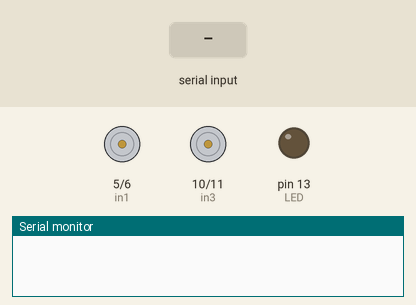
Bench run of a sketch on a simulated Arduino Uno, built with avr-gcc and run on an emulated ATmega328P. Shown: motor-driver pin pairs drawn as motors (green arrow = first pin HIGH = forward, orange = second pin HIGH = backward, longer = more drive), output pins drawn as LEDs (lit = HIGH), the last lines printed to the serial monitor. Inputs (shaded band) come from the test bench.

Above: at 1.2 s.
1.3 s: "F" received over Serial
At 2.0 s:
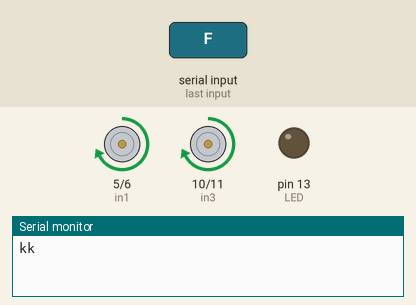
2.8 s: "B" received over Serial
At 3.1 s:
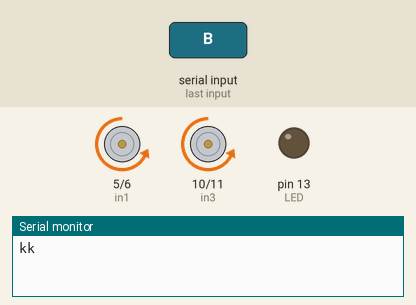
4.3 s: "L" received over Serial
At 5.5 s:
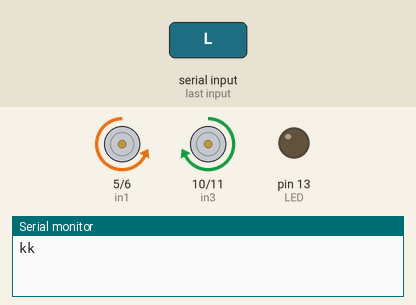
5.8 s: "R" received over Serial
At 6.6 s:
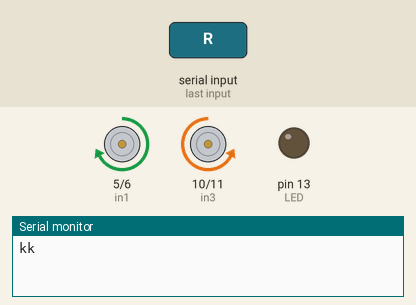
7.3 s: "G" received over Serial
At 7.7 s:
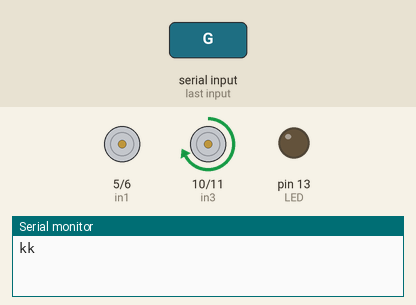
8.8 s: "I" received over Serial
At 10.1 s:
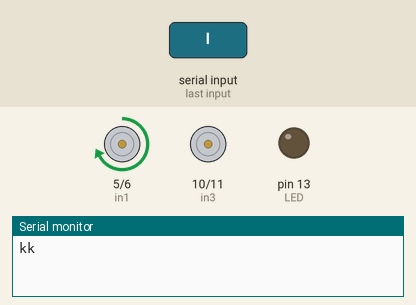
Timing chart, 0 to 11.3 s (numbered marks = the images above; inputs shaded):
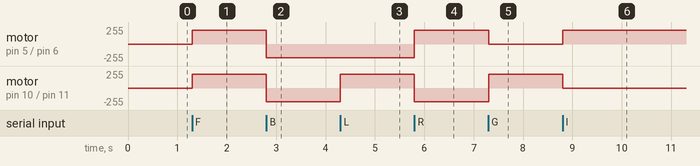

The sketch:

RC_Car.ino
```cpp
#define in1 5 //L298n Motor Driver pins.
#define in2 6
#define in3 10
#define in4 11
#define LED 13
int command; //Int to store app command state.
int Speed = 204; // 0 - 255.
int Speedsec;
int buttonState = 0;
int lastButtonState = 0;
int Turnradius = 0; //Set the radius of a turn, 0 - 255 Note:the robot will malfunction if this is higher than int Speed.
int brakeTime = 45;
int brkonoff = 1; //1 for the electronic braking system, 0 for normal.
void setup() {
  pinMode(in1, OUTPUT);
  pinMode(in2, OUTPUT);
  pinMode(in3, OUTPUT);
  pinMode(in4, OUTPUT);
  pinMode(LED, OUTPUT); //Set the LED pin.
  Serial.begin(9600);  //Set the baud rate to your Bluetooth module.
}

void loop() {
  if (Serial.available() > 0) {
    command = Serial.read();
    Stop(); //Initialize with motors stoped.
    switch (command) {
      case 'F':
        forward();
        break;
      case 'B':
        back();
        break;
      case 'L':
        left();
        break;
      case 'R':
        right();
        break;
      case 'G':
        forwardleft();
        break;
      case 'I':
        forwardright();
        break;
      case 'H':
        backleft();
        break;
      case 'J':
        backright();
        break;
      case '0':
        Speed = 100;
        break;
      case '1':
        Speed = 140;
        break;
      case '2':
        Speed = 153;
        break;
      case '3':
        Speed = 165;
        break;
      case '4':
        Speed = 178;
        break;
      case '5':
        Speed = 191;
        break;
      case '6':
        Speed = 204;
        break;
      case '7':
        Speed = 216;
        break;
      case '8':
        Speed = 229;
        break;
      case '9':
        Speed = 242;
        break;
      case 'q':
        Speed = 255;
        break;
    }
    Speedsec = Turnradius;
    if (brkonoff == 1) {
      brakeOn();
    } else {
      brakeOff();
    }
  }
}

void forward() {
  Serial.println("kk");
  analogWrite(in1, Speed);
  analogWrite(in3, Speed);
}

void back() {
  analogWrite(in2, Speed);
  analogWrite(in4, Speed);
}

void left() {
  analogWrite(in3, Speed);
  analogWrite(in2, Speed);
}

void right() {
  analogWrite(in4, Speed);
  analogWrite(in1, Speed);
}
void forwardleft() {
  analogWrite(in1, Speedsec);
  analogWrite(in3, Speed);
}
void forwardright() {
  analogWrite(in1, Speed);
  analogWrite(in3, Speedsec);
}
void backright() {
  analogWrite(in2, Speed);
  analogWrite(in4, Speedsec);
}
void backleft() {
  analogWrite(in2, Speedsec);
  analogWrite(in4, Speed);
}

void Stop() {
  analogWrite(in1, 0);
  analogWrite(in2, 0);
  analogWrite(in3, 0);
  analogWrite(in4, 0);
}

void brakeOn() {
  buttonState = command;
  // compare the buttonState to its previous state
  if (buttonState != lastButtonState) {
    // if the state has changed, increment the counter
    if (buttonState == 'S') {
      if (lastButtonState != buttonState) {
        digitalWrite(in1, HIGH);
        digitalWrite(in2, HIGH);
        digitalWrite(in3, HIGH);
        digitalWrite(in4, HIGH);
        delay(brakeTime);
        Stop();
      }
    }
    lastButtonState = buttonState;
  }
}
void brakeOff() {

}
```

Measured:
- after the input at 1.3 s, motor on pin 5 (in1) / pin 6 (in2), motor on pin 10 (in3) / pin 11 (in4): stopped → forward 204/255 at once
- after the input at 2.8 s, motor on pin 5 (in1) / pin 6 (in2), motor on pin 10 (in3) / pin 11 (in4): forward 204/255 → backward 204/255 at once
- after the input at 4.3 s, motor on pin 10 (in3) / pin 11 (in4): backward 204/255 → forward 204/255 at once
- after the input at 5.8 s, motor on pin 5 (in1) / pin 6 (in2): backward 204/255 → forward 204/255 at once; motor on pin 10 (in3) / pin 11 (in4): forward 204/255 → backward 204/255 at once
- after the input at 7.3 s, motor on pin 5 (in1) / pin 6 (in2): forward 204/255 → stopped at once; motor on pin 10 (in3) / pin 11 (in4): backward 204/255 → forward 204/255 at once
- after the input at 8.8 s, motor on pin 5 (in1) / pin 6 (in2): stopped → forward 204/255 at once; motor on pin 10 (in3) / pin 11 (in4): forward 204/255 → stopped at once
